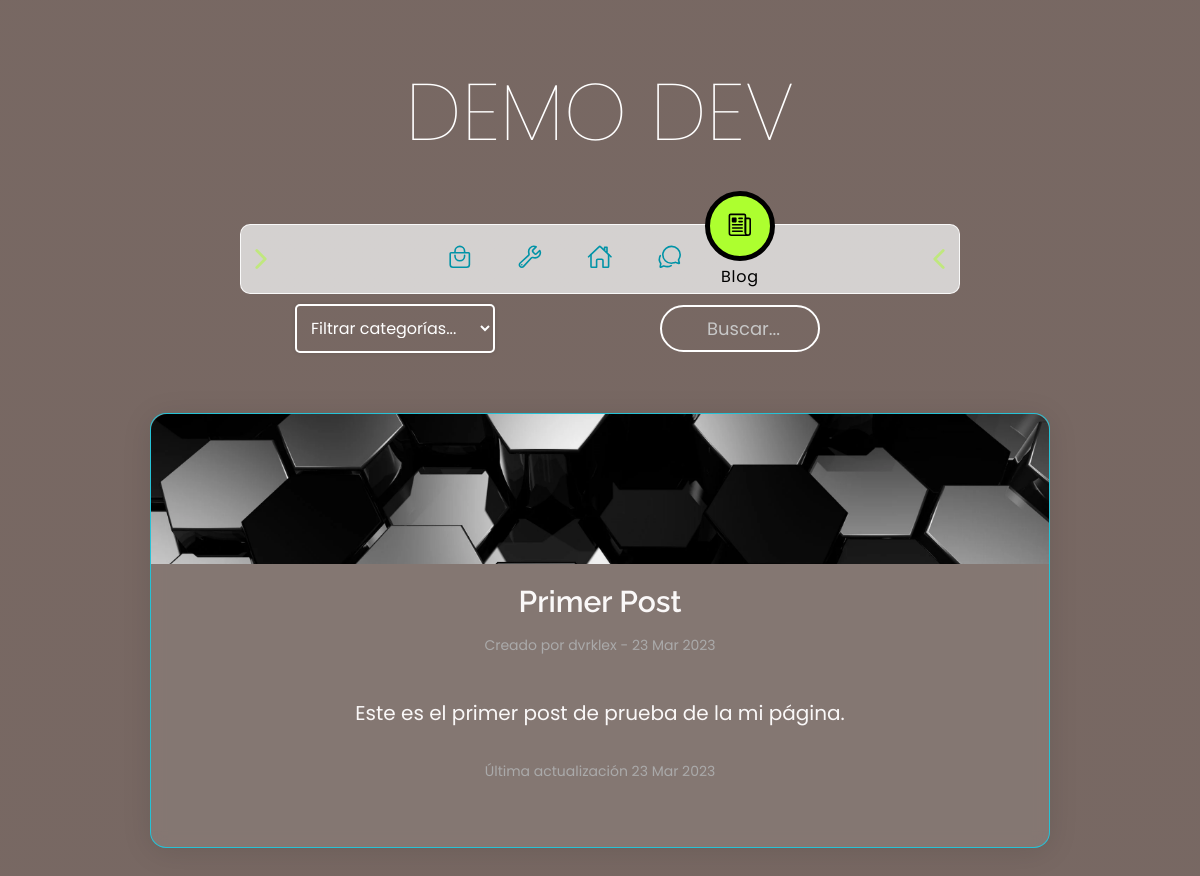
The page /blog/post/1/ on the database as committed earlier.
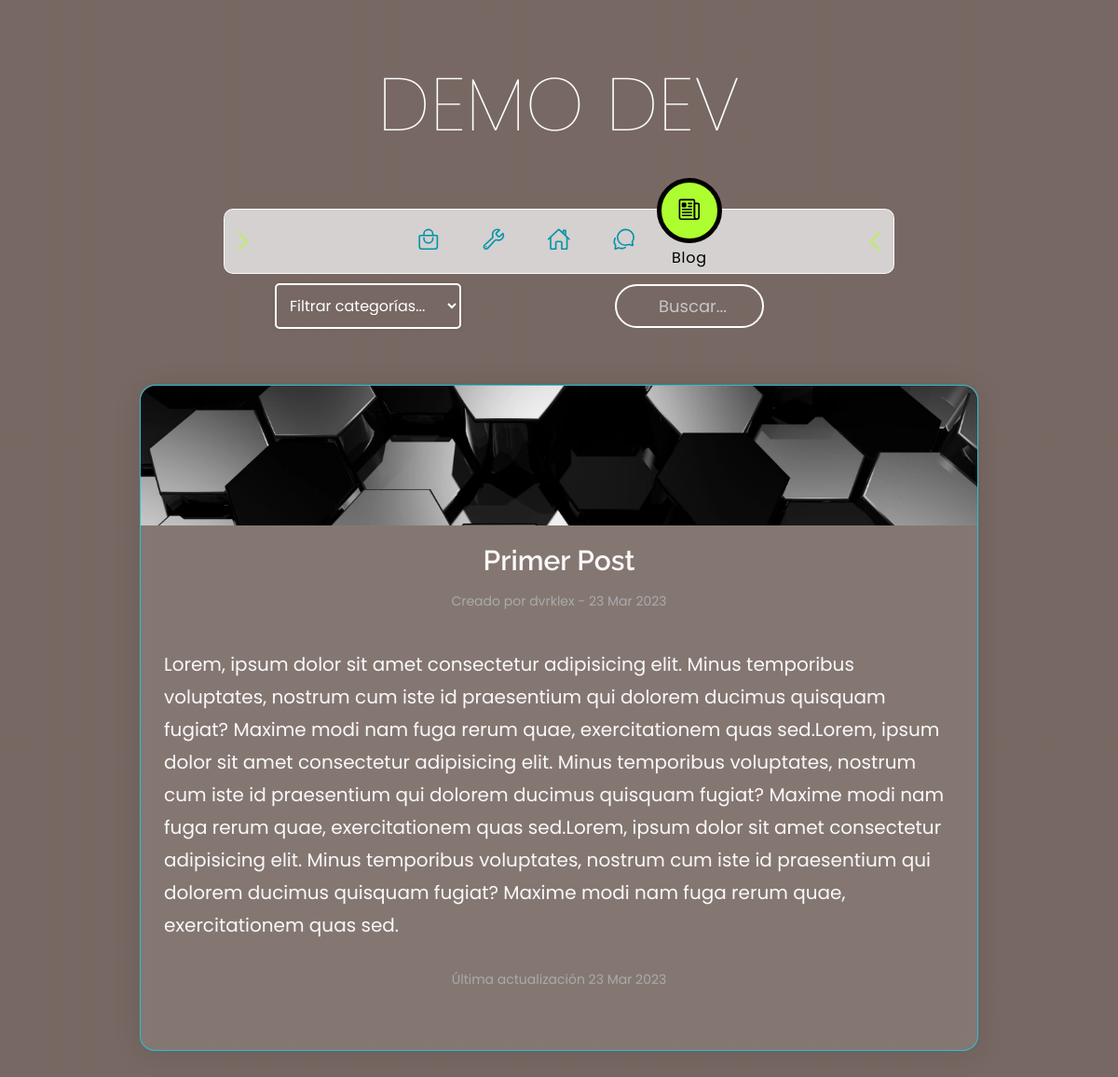
The same page on the database as committed later.
### blog/models.py (models this page shows, shortened)
class Post(models.Model):
    titulo = models.CharField(max_length=50)
    contenido = models.TextField()
    imagen = models.ImageField(upload_to='post', null=True, blank=True) #opcional cargar una imagen en cada post
    autor = models.ForeignKey(User, on_delete=models.CASCADE) #eliminar en cascada todos los post de un usuario
    categoria = models.ManyToManyField(Categoria) #relación mucho a mucho
    created = models.DateTimeField(auto_now_add=True)
    updated = models.DateTimeField(auto_now_add=True)
    class Meta:
        verbose_name = 'post'
        verbose_name_plural = 'posts'

### blog/views.py (the view)
# urls.py: path('post/<int:post_id>/', views.view_post, name='view_post'),
def view_post(request, post_id):
    view_name = 'View_post'
    context = {
        "css_file":"blog/css/post.css",
        "subMenu":"blog/css/sub_nav.css"
        }
    post = Post.objects.get(id=post_id)
    categorias = Categoria.objects.all()
    return render(request, 'blog/post.html', {'view_name':view_name,"context":context ,'post': post,'post_id':post_id,'categorias': categorias})

### blog/templates/blog/post.html (shortened to what this page needs)
{% extends '../webProject_app/base.html' %}
{% load static %}
{% block css_file %}
    <link href="{% static context.css_file %}" rel="stylesheet">
    <link href="{% static context.subMenu %}" rel="stylesheet">
{% endblock %}
{% block content %}
    <div class="sub_menu">
        <div class="dropdown">
            <select onchange="location = this.value;">
                <option value="">Filtrar categorías...</option>
            </select>
        </div>
        <form method="get" action="{% url 'buscar' %}">
            <div class="search_bar">
                <input type="search" name="search" id="search" placeholder="Buscar...">
            </div>
        </form>
    </div>
    <div class="post_index">
        <div class="post_index_header">
            <img src="{% static 'blog/img/post_header_index.jpg' %}" alt="imagen_post">
        </div>
        <div class="post_index_content">
            <h3>{{post.titulo}}</h3>
            <span>Creado por {{post.autor}} - {{ post.created|date:"d M Y" }}</span>
            <p>{{post.contenido}}</p>
            <span class="last_updated">Última actualización {{ post.updated|date:"d M Y" }}</span>
        </div>
    </div>
{% endblock %}

Rows that differ between the two databases and show on the page:
changed Post "Primer Post": contenido "Este es el primer post de prueba de la mi página." → "Lorem, ipsum dolor sit amet consectetur adipisicing elit. Minus temporibus voluptates, nostrum cum iste id praesentium qui dolorem ducimus quisquam fugiat? Maxime modi nam fuga rerum quae, exercitationem quas sed.Lorem, ipsum dolor sit amet consectetur adipisicing elit. Minus temporibus voluptates, nostrum cum iste id praesentium qui dolorem ducimus quisquam fugiat? Maxime modi nam fuga rerum quae, exercitationem quas sed.Lorem, ipsum dolor sit amet consectetur adipisicing elit. Minus temporibus voluptates, nostrum cum iste id praesentium qui dolorem ducimus quisquam fugiat? Maxime modi nam fuga rerum quae, exercitationem quas sed."
